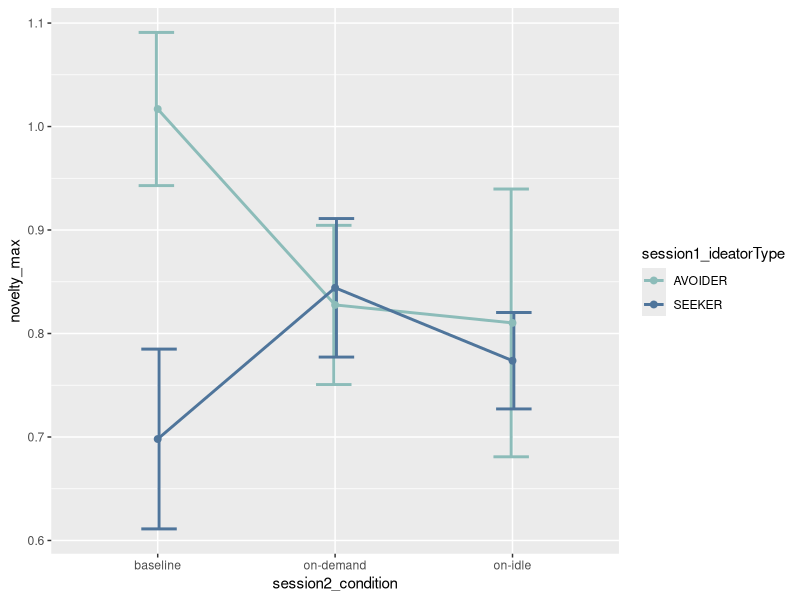
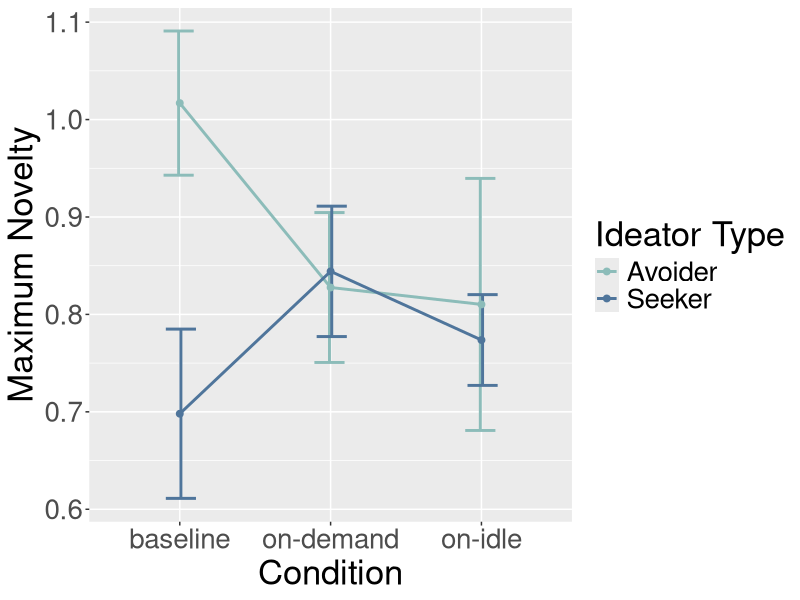
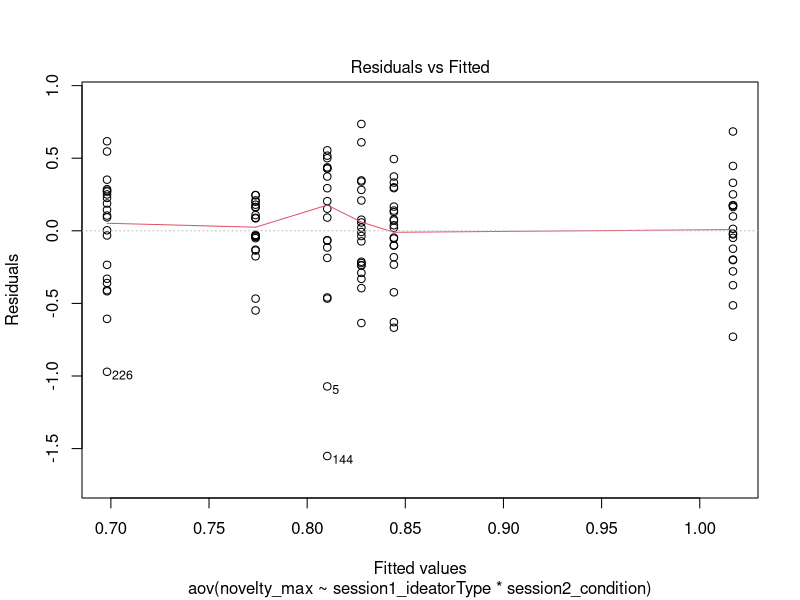
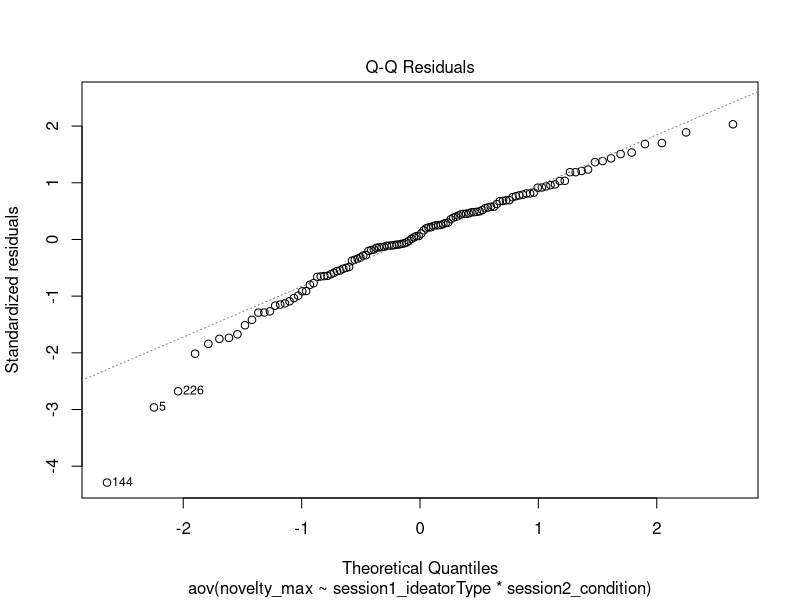
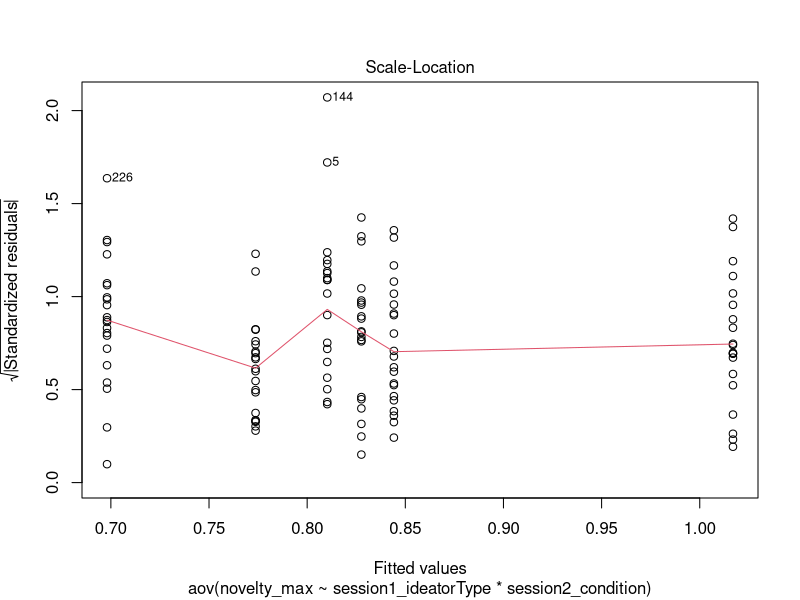

Recreate these plots in R, in order. (Note: this script raises an error after producing the figures.)
library(car)
library("ggplot2")
library(lme4)



# Set working dir to source file location
setwd("PATH_TO_REPO/quantitative_study")


#+++++++++++++++++++++++++
# Function to calculate the mean and the standard deviation
# for each group
#+++++++++++++++++++++++++
# data : a data frame
# varname : the name of a column containing the variable
#to be summariezed
# groupnames : vector of column names to be used as
# grouping variables
data_summary <- function(data, varname, groupnames){
  require(plyr)
  summary_func <- function(x, col){
    c(mean = mean(x[[col]], na.rm=TRUE),
      se = sd(x[[col]], na.rm=TRUE)/sqrt(length(x[[col]])))
  }
  data_sum<-ddply(data, groupnames, .fun=summary_func,
                  varname)
  data_sum <- rename(data_sum, c("mean" = varname))
  return(data_sum)
}




# This includes participants that did not complete session 2
# For them, the column session2_condition is NaN
data <- read.csv('./iui20_full-session-data.csv', header = TRUE) 

# This excludes UNMOTIVATED or UNDETERMINED
only_seeker_or_avoider <- data[data['session1_ideatorType'] == 'SEEKER' | data['session1_ideatorType'] == 'AVOIDER',]
only_seeker_or_avoider$session1_ideatorType <- as.character(only_seeker_or_avoider$session1_ideatorType)
only_seeker_or_avoider$session1_ideatorType <- as.factor(only_seeker_or_avoider$session1_ideatorType)
only_seeker_or_avoider$session2_condition <- as.character(only_seeker_or_avoider$session2_condition)
only_seeker_or_avoider$session2_condition <- as.factor(only_seeker_or_avoider$session2_condition)

wihtout_unmotivated <- data[data['session1_ideatorType'] != 'UNMOTIVATED',]
wihtout_unmotivated$session1_ideatorType <- as.character(wihtout_unmotivated$session1_ideatorType)
wihtout_unmotivated$session1_ideatorType <- as.factor(wihtout_unmotivated$session1_ideatorType)
wihtout_unmotivated$session2_condition <- as.character(wihtout_unmotivated$session2_condition)
wihtout_unmotivated$session2_condition <- as.factor(wihtout_unmotivated$session2_condition)

# This includes only participants that completed session 2
session2_data <- data[data$session2_condition != '', ]
session2_data <-session2_data[!is.na(session2_data$novelty_max), ]
session2_data$session1_ideatorType <- as.character(session2_data$session1_ideatorType)
session2_data$session1_ideatorType <- as.factor(session2_data$session1_ideatorType)
session2_data$session2_condition <- as.character(session2_data$session2_condition)
session2_data$session2_condition <- as.factor(session2_data$session2_condition)

##### SESSION 1 #####

# ANOVA for idea submits
res <- aov(session1_numberOfSubmits ~ c(session1_ideatorType), data = only_seeker_or_avoider)
summary(res)


##### SESSION 2 #####


df <-session2_data
graph_data <- data_summary(df, varname='novelty_max', groupnames=c('session1_ideatorType', 'session2_condition'))
ggplot(data = graph_data, aes(x=session2_condition, y =novelty_max, group=session1_ideatorType)) + 
  geom_errorbar(size=1, aes(ymin=novelty_max-se, ymax=novelty_max+se, color=session1_ideatorType),width=.4, position=position_dodge(0.03)) +
  geom_line(size = 1, aes(color=session1_ideatorType)) +
  geom_point(size = 2,aes(color=session1_ideatorType))+ scale_color_manual(values=c('#8CBCB9', '#4F759B', '#B6A6CA', '#A9A9A9'))

df <-session2_data
# df <- df[df$session2_numberOfSubmits > 2, ]
# df <- df[!(df$session1_ideatorType == 'AVOIDER' & df$session2_condition == 'on-demand' & df$session2_numberOfRequests > 2), ]
graph_data <- data_summary(df, varname='novelty_max', groupnames=c('session1_ideatorType', 'session2_condition'))
ggplot(data = graph_data, aes(x=session2_condition, y =novelty_max, group=session1_ideatorType)) + 
  geom_errorbar(size=1, aes(ymin=novelty_max-se, ymax=novelty_max+se, color=session1_ideatorType),width=.4, position=position_dodge(0.03)) +
  geom_line(size = 1, aes(color=session1_ideatorType)) +
  geom_point(size = 2,aes(color=session1_ideatorType))+
  scale_color_manual(values=c('#8CBCB9', '#4F759B', '#B6A6CA', '#A9A9A9'), labels = c("Avoider", "Seeker")) +
  labs(x = "Condition", y = "Maximum Novelty", color = "Ideator Type") +
  theme_gray() + theme(text = element_text(size=25))


#ggplot(df, aes(x=session1_ideatorType, y=novelty_max)) + geom_point(shape=1) + facet_grid(. ~ session2_condition)
# boxplot(novelty_max ~ session1_ideatorType * session2_condition, data=session2_data, frame = FALSE, 
#         col = c("#00AFBB", "#E7B800"), ylab="Max Novelty")
# interaction.plot(x.factor = session2_data$session2_condition,
#                  trace.factor = session2_data$session1_ideatorType, 
#                  response = session2_data$novelty_max, fun = mean, 
#                  type = "b", legend = TRUE, 
#                  xlab = "Ideator Type", ylab="Max Novelty",
#                  pch=c(1,19),
#                  col = c("#00AFBB", "#E7B800"))

# Number of submits from first session 1 predicts submits inf session 2 (***)
res <- aov(session2_numberOfSubmits ~ session1_numberOfSubmits, data = session2_data)
summary(res)

# ANOVA for idea submits
res <- aov(session2_numberOfSubmits ~ C(session1_ideatorType) * C(session2_condition), data = session2_data)
summary(res)

# ANOVA for idea max novelty (.)
df <-session2_data
# df <- df[!(df$session2_condition == 'on-idle' & df$session2_numberOfRequests < 3), ]
# df <- df[df$session2_numberOfSubmits > 2, ]
# df <- df[!(df$session1_ideatorType == 'AVOIDER' & df$session2_condition == 'on-demand' & df$session2_numberOfRequests > 2), ]
# df <- df[df$session1_numberOfSessionBlurred < 1 | df$session2_numberOfSessionBlurred < 1, ]
res <- aov(novelty_max ~ session1_ideatorType * session2_condition, data = df)
summary(res)
plot(res, 1)
plot(res, 2)
plot(res, 3)
TukeyHSD(res)
Anova(res, type = "III")
res <- lm(novelty_max ~ session1_ideatorType * session2_condition, data = df)
summary(res)
durbinWatsonTest(res)

# ANOVA for idea max value
res <- aov(value_max ~ C(session1_ideatorType) * C(session2_condition), data = session2_data)
summary(res)

# ANOVA for idea mean novelty
res <- aov(novelty_mean ~ C(session1_ideatorType) * C(session2_condition), data = session2_data)
summary(res)

# ANOVA for idea mean value
res <- aov(value_mean ~ C(session1_ideatorType) * C(session2_condition), data = session2_data)
summary(res)

# ANOVA for idea min novelty
res <- aov(novelty_min ~ C(session1_ideatorType) * C(session2_condition), data = session2_data)
summary(res)

# ANOVA for idea min value
res <- aov(value_mean ~ C(session1_ideatorType) * C(session2_condition), data = session2_data)
summary(res)


res <- aov(novelty_max ~ tlx_frustration, data = session2_data)
summary(res)

pairwise.t.test(session2_data$novelty_max, session2_data$session2_condition : session2_data$session1_ideatorType,
                p.adjust.method = "BH")

#### Signifikanzen
# session1_submits => gender(*)
# novelty_max => tlx.performance(*), tlx.mental(*), tlx.frustration(.), novelty_min(*), session1_numberOfRequests(.)



### Mixed Linear Model

lmm <- lmer(session1_numberOfSubmits ~ session1_numberOfRequests + 
              # (1 | gender) +
              # (1 | inspirations.were.distracting) +
              # (1 | inspirations.were.diverse) +
              # (1 | better.ideas.with.inspirations) +
              # (1 | session2_numberOfRequests) +
              # (1 | age.group) +
              # good
              (1 | tlx.performance) +
              # good
              # (1 | tlx.frustration) +
              # (1 | tlx.effort) +
              # (1 | tlx.temporal) +
              # (1 | session1_numberOfRequests) +
              # good
              (1 | session1_numberOfSessionBlurred),# +
              # (1 | session2_numberOfSessionBlurred) +
              # (1 | age.group) +
              # (1 | tlx.mental),
            data = wihtout_unmotivated,
            REML = FALSE)
#summary(lmm)
lmm
Anova(lmm)
plot(lmm)
# library(multcomp)
# summary(glht(lmm, test = adjusted("holm")))

lmm <- lmer(session2_numberOfSubmits ~ session1_ideatorType 
              # + (1 | gender)
              # + (1 | inspirations.were.distracting)
              # + (1 | inspirations.were.diverse)
              # + (1 | better.ideas.with.inspirations)
              # + (1 | session2_numberOfRequests)
              # + (1 | request.timing)
              # + (1 | satisfied.with.inspirations)
              # good
              + (1 | age.group)
              # good
              + (1 | tlx.performance)
              # + (1 | tlx.frustration)
              + (1 | tlx.effort)
              # + (1 | tlx.temporal)
              # + (1 | tlx.mental)
              # + (1 | session1_numberOfRequests)
              # good
              + (1 | session1_numberOfSessionBlurred)
              # + (1 | session2_numberOfSessionBlurred)
              # + (1 | age.group)
            , data = only_seeker_or_avoider,
            REML = FALSE)
#summary(lmm)
#lmm
Anova(lmm)

